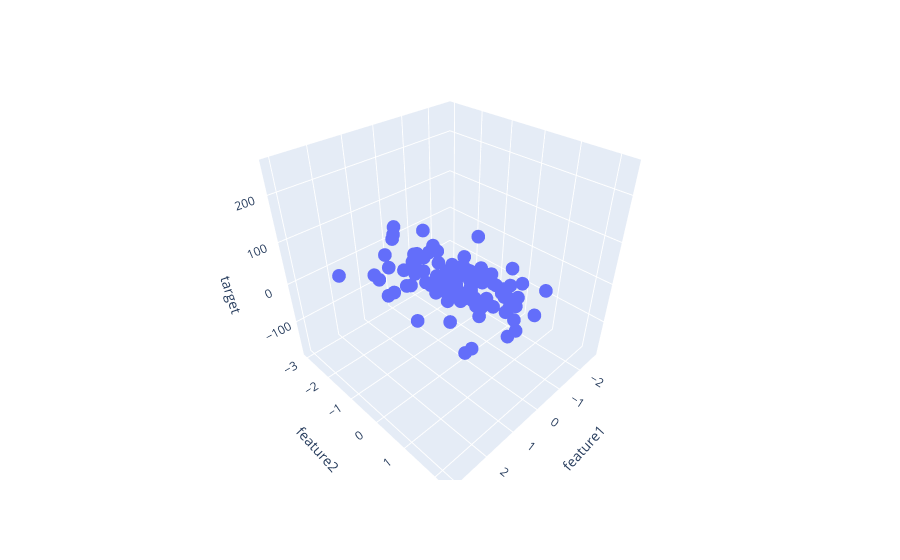

The notebook cell this image was saved under:
### Code cell
import plotly.express as px
import plotly.graph_objects as go
fig = px.scatter_3d(df, x='feature1', y= 'feature2', z='target')
fig.show()
